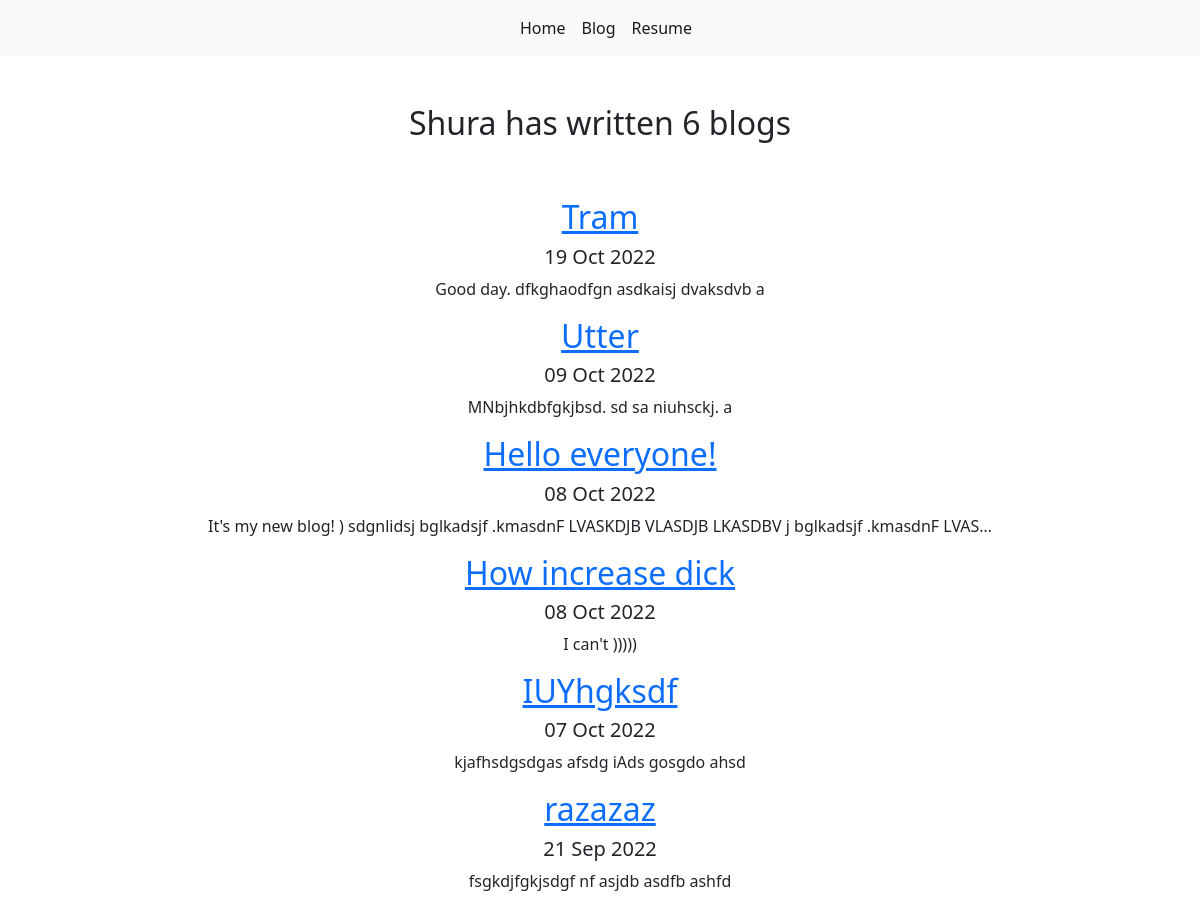
Screenshot of /blog/ with the database file from the repository.
### blog/models.py (models this page shows, shortened)
class Blog(models.Model):
    title = models.CharField(max_length=200)
    data = models.DateField()
    description = models.TextField()

### blog/views.py (the view)
# urls.py: path("", views.all_blocks, name="all_blocks"),
def all_blocks(request):
    blogs = Blog.objects.order_by('-data')
    return render(request, 'blog/all_blocks.html', {'blogs': blogs})

### blog/templates/blog/all_blocks.html
{% extends 'portfolio/base.html' %}
{% block content %}
<br><br>
<H2 class="text-center">Shura has written {{ blogs.count }} blog{{ blogs.count|pluralize }}</H2>
<br><br>
{% for blog in blogs %}
    <a href="{% url 'blog:detail' blog.id %}"><h2 class="text-center">{{ blog.title }}</h2></a>
    <h5 class="text-center">{{ blog.data|date:'d M Y' }}</h5>
    <p class="text-center">{{ blog.description|striptags|truncatechars:100 }}</p>
{% endfor %}
{% endblock %}

### rows the page displays
Blog: title "Tram", data "19 Oct 2022", description "Good day. dfkghaodfgn asdkaisj dvaksdvb a"
Blog: title "Utter", data "09 Oct 2022", description "MNbjhkdbfgkjbsd. sd sa niuhsckj. a"
Blog: title "Hello everyone!", data "08 Oct 2022", description "It's my new blog! ) sdgnlidsj bglkadsjf .kmasdnF LVASKDJB VLASDJB LKASDBV j bglkadsjf .kmasdnF LVAS…"
Blog: title "How increase dick", data "08 Oct 2022", description "I can't )))))"
Blog: title "IUYhgksdf", data "07 Oct 2022", description "kjafhsdgsdgas afsdg iAds gosgdo ahsd"
Blog: title "razazaz", data "21 Sep 2022", description "fsgkdjfgkjsdgf nf asjdb asdfb ashfd"

### other values shown
{{ blogs.count }} "6"
